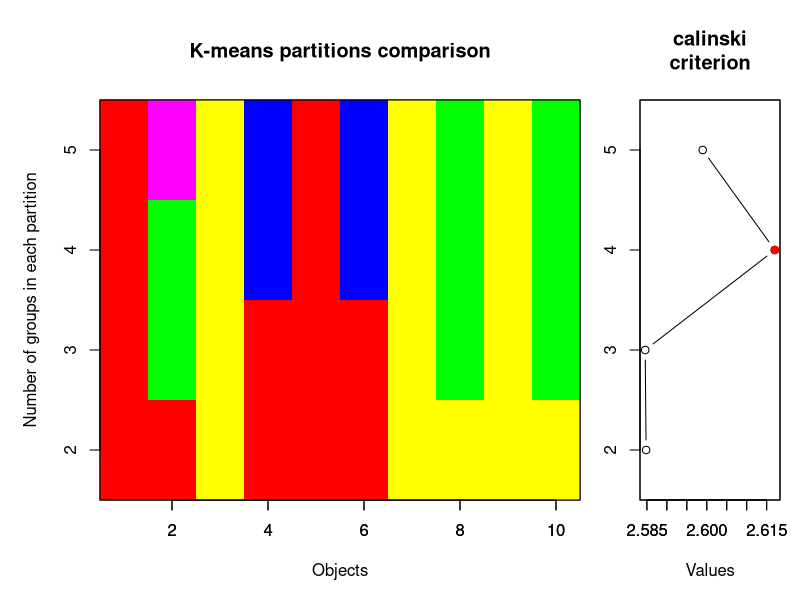
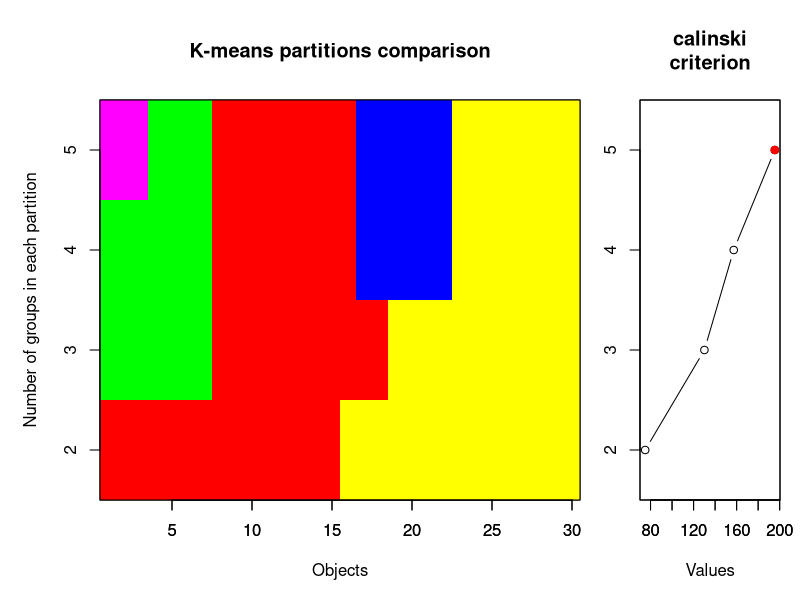
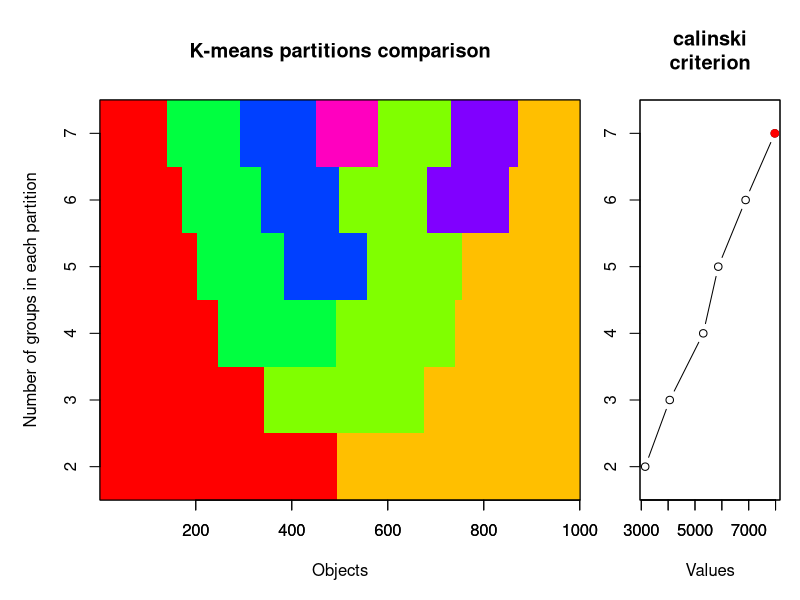

Generate these figures, in order, with R:
library(vegan)


### Name: cascadeKM
### Title: K-means partitioning using a range of values of K
### Aliases: cascadeKM cIndexKM plot.cascadeKM orderingKM pregraphKM
### Keywords: cluster

### ** Examples

 # Partitioning a (10 x 10) data matrix of random numbers
 mat <- matrix(runif(100),10,10)
 res <- cascadeKM(mat, 2, 5, iter = 25, criterion = 'calinski') 
 toto <- plot(res)
 
 # Partitioning an autocorrelated time series
 vec <- sort(matrix(runif(30),30,1))
 res <- cascadeKM(vec, 2, 5, iter = 25, criterion = 'calinski')
 toto <- plot(res)
 
 # Partitioning a large autocorrelated time series
 # Note that we remove the grid lines
 vec <- sort(matrix(runif(1000),1000,1))
 res <- cascadeKM(vec, 2, 7, iter = 10, criterion = 'calinski')
 toto <- plot(res, gridcol=NA)
 
